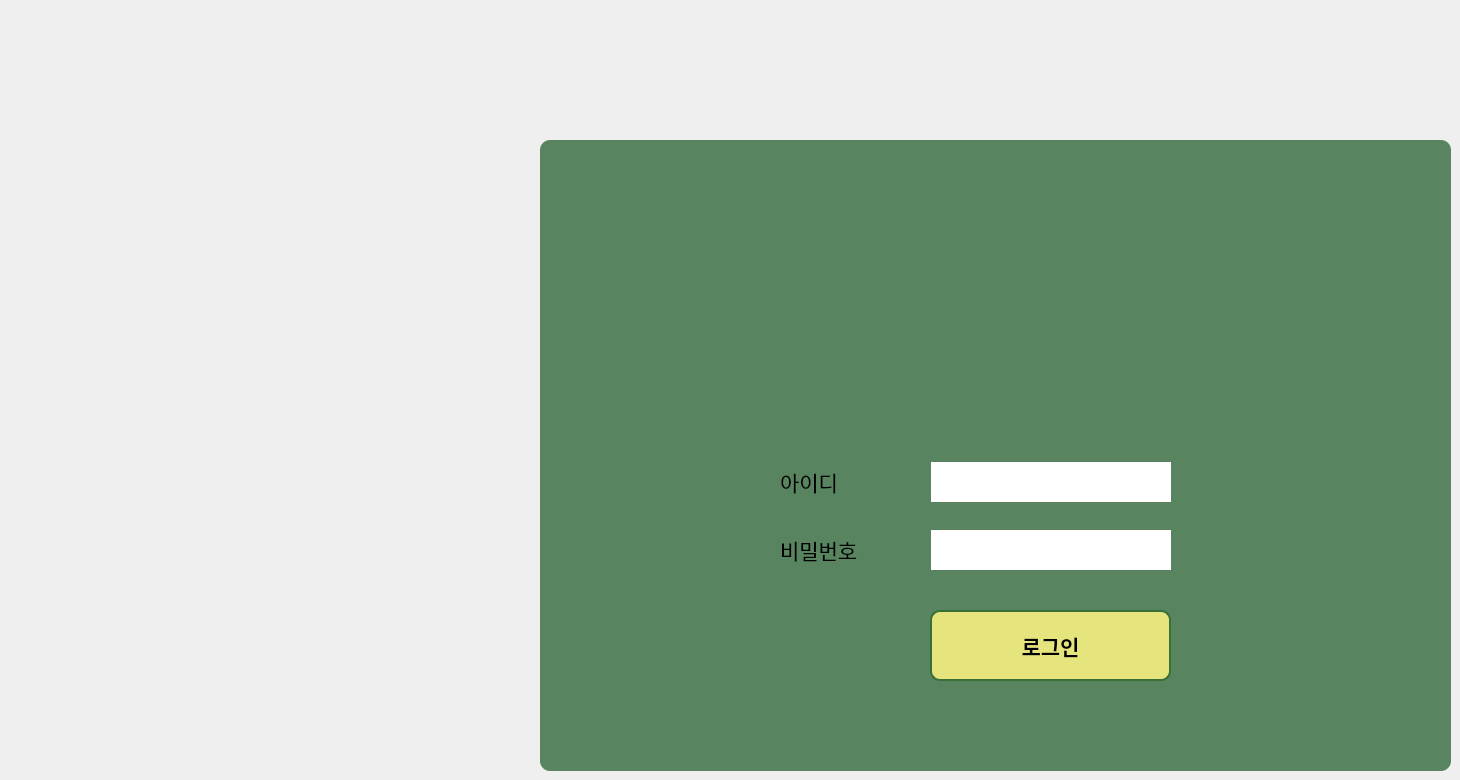
          <widget class="QWidget" name="page_2_login">
           <property name="styleSheet">
            <string notr="true">#page_2_login {
        border-image: url(/home/jieun/Documents/FarmAI/icons/loginbackground.jpg) 0 0 0 0 stretch stretch;
    }
</string>
           </property>
           <widget class="QWidget" name="widget" native="true">
            <property name="geometry">
             <rect>
              <x>540</x>
              <y>140</y>
              <width>911</width>
              <height>631</height>
             </rect>
            </property>
            <property name="styleSheet">
             <string notr="true">* {
    border: none;
    background-color: transparent;
    background: none;
    padding: 0;
    margin: 0;
	color: rgb(255, 255, 255);
}

#widget {
    background-color: #588460;
    border-radius: 10px;
}

QLabel {
    color: rgb(0, 0, 0);
    background-color: transparent;
}

QLineEdit{
	color: rgb(0, 0, 0);
}
</string>
            </property>
            <widget class="QLabel" name="label_6">
             <property name="geometry">
              <rect>
               <x>-70</x>
               <y>0</y>
               <width>991</width>
               <height>236</height>
              </rect>
             </property>
             <property name="font">
              <font>
               <pointsize>36</pointsize>
               <weight>75</weight>
               <bold>true</bold>
              </font>
             </property>
             <property name="styleSheet">
              <string notr="true">background-color: rgba(191, 64, 64, 0);
color: rgb(0, 0, 0);</string>
             </property>
             <property name="text">
              <string/>
             </property>
             <property name="pixmap">
              <pixmap resource="icons/resources.qrc">:/banner.png</pixmap>
             </property>
            </widget>
            <widget class="QPushButton" name="pushButton_login">
             <property name="geometry">
              <rect>
               <x>390</x>
               <y>470</y>
               <width>241</width>
               <height>71</height>
              </rect>
             </property>
             <property name="font">
              <font>
               <pointsize>16</pointsize>
               <weight>75</weight>
               <bold>true</bold>
              </font>
             </property>
             <property name="styleSheet">
              <string notr="true">QPushButton {
    background-color: #E6E47C;        /* 버튼 배경색 */
    border: 2px solid #387038;        /* 테두리 색과 두께 */
    border-radius: 10px;              /* 모서리를 둥글게 */
    padding: 5px 15px;                /* 버튼의 패딩 */
    color: black;                     /* 글자 색상 */
    font-weight: bold;                /* 글자 굵기 */
}

/* 버튼을 누를 때 스타일 */
QPushButton:pressed {
    background-color: #8FBD99;        /* 눌렀을 때 배경색 */
    padding-top: 6px;                 /* 약간 아래로 눌리는 효과 */
    padding-left: 6px;                /* 눌렸을 때 살짝 오른쪽으로 밀리는 효과 */
}</string>
             </property>
             <property name="text">
              <string>로그인</string>
             </property>
             <property name="flat">
              <bool>false</bool>
             </property>
            </widget>
            <widget class="QWidget" name="layoutWidget">
             <property name="geometry">
              <rect>
               <x>240</x>
               <y>300</y>
               <width>391</width>
               <height>154</height>
              </rect>
             </property>
             <layout class="QVBoxLayout" name="verticalLayout_6">
              <item>
               <layout class="QHBoxLayout" name="horizontalLayout_7">
                <item>
                 <widget class="QLabel" name="label_7">
                  <property name="font">
                   <font>
                    <pointsize>16</pointsize>
                   </font>
                  </property>
                  <property name="text">
                   <string>아이디</string>
                  </property>
                 </widget>
                </item>
                <item>
                 <spacer name="horizontalSpacer_3">
                  <property name="orientation">
                   <enum>Qt::Horizontal</enum>
                  </property>
                  <property name="sizeHint" stdset="0">
                   <size>
                    <width>38</width>
                    <height>20</height>
                   </size>
                  </property>
                 </spacer>
                </item>
                <item>
                 <widget class="QLineEdit" name="lineEdit_id">
                  <property name="minimumSize">
                   <size>
                    <width>240</width>
                    <height>40</height>
                   </size>
                  </property>
                 </widget>
                </item>
               </layout>
              </item>
              <item>
               <layout class="QHBoxLayout" name="horizontalLayout_6">
                <item>
                 <widget class="QLabel" name="label_8">
                  <property name="font">
                   <font>
                    <pointsize>16</pointsize>
                   </font>
                  </property>
                  <property name="text">
                   <string>비밀번호</string>
                  </property>
                 </widget>
                </item>
                <item>
                 <spacer name="horizontalSpacer_2">
                  <property name="orientation">
                   <enum>Qt::Horizontal</enum>
                  </property>
                  <property name="sizeHint" stdset="0">
                   <size>
                    <width>40</width>
                    <height>20</height>
                   </size>
                  </property>
                 </spacer>
                </item>
                <item>
                 <widget class="QLineEdit" name="lineEdit_password">
                  <property name="minimumSize">
                   <size>
                    <width>240</width>
                    <height>40</height>
                   </size>
                  </property>
                  <property name="echoMode">
                   <enum>QLineEdit::Password</enum>
                  </property>
                 </widget>
                </item>
               </layout>
              </item>
             </layout>
            </widget>
           </widget>
          </widget>
